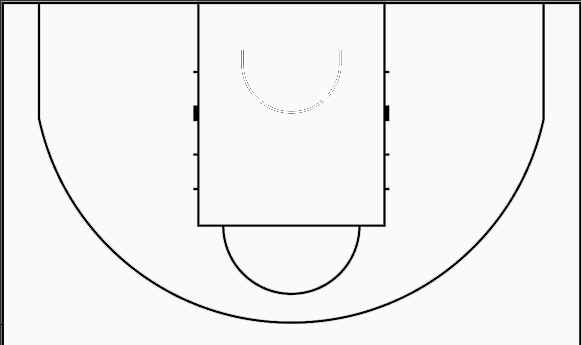
#> input picture python/base/base_standard.png, 581 x 345 px, found by its file name
$ python draw_circle_on_image.py
#> lines starting #> are read from the running program, lines starting #| are printed output that depends on the picture; after the words box and inside, x2 and y2 are one past the last pixel; in counts of white or black regions, pixels touching at a corner belong together
#> in main, image is the input picture: shape (345, 581, 3); min 0, max 255, mean 240.2
import argparse
import os

import cv2


def draw_circle(image, center_norm, radius):
#> called with center_norm = (0.5, 0.195), radius = 255
    height, width = image.shape[:2]
#> height = 345; width = 581
    center_x = int(round(center_norm[0] * width))
#> center_x = 290
    center_y = int(round(center_norm[1] * height))
#> center_y = 67
    radius_px = radius

    canvas = image.copy()
    cv2.circle(canvas, (center_x, center_y), radius_px, (0, 0, 255), 2, cv2.LINE_AA)
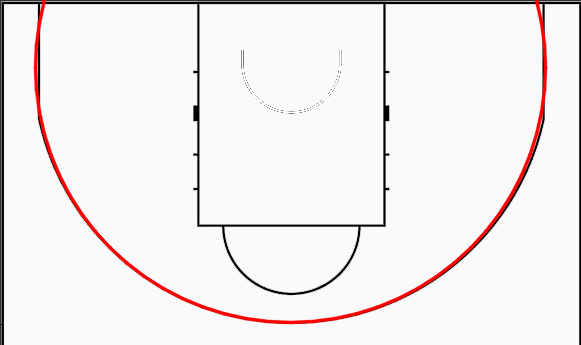
#> canvas: shape (345, 581, 3); 2.24% of pixels changed, all inside (x1, y1, x2, y2) = (33, 0, 548, 325)
    cv2.circle(canvas, (center_x, center_y), 3, (0, 255, 0), -1, cv2.LINE_AA)
#> canvas: shape (345, 581, 3); 0.03% of pixels changed, all inside (x1, y1, x2, y2) = (286, 63, 295, 72)
    return canvas, (center_x, center_y), radius_px


def main():
    parser = argparse.ArgumentParser(description="Draw a circle on an image using normalized coordinates.")
    parser.add_argument("--image", default=os.path.join("python", "base", "base_standard.png"), help="Input image path")
    parser.add_argument("--output", default=os.path.join("python", "base", "base_standard_circle.png"), help="Output image path")
    parser.add_argument("--cx", type=float, default=0.50, help="Normalized circle center x")
    parser.add_argument("--cy", type=float, default=0.195, help="Normalized circle center y")
    parser.add_argument("--radius", type=float, default=255, help="Normalized circle radius")
    args = parser.parse_args()

    image = cv2.imread(args.image)
    if image is None:
        raise FileNotFoundError(f"Unable to read image: {args.image}")

    drawn, center_px, radius_px = draw_circle(image, (args.cx, args.cy), args.radius)
#> center_px = (290, 67); radius_px = 255
    ok = cv2.imwrite(args.output, drawn)
    if not ok:
        raise RuntimeError(f"Unable to write image: {args.output}")

    print(f"image: {args.image}")
    print(f"output: {args.output}")
    print(f"center_norm: ({args.cx:.3f}, {args.cy:.3f})")
    print(f"radius_norm: {args.radius:.3f}")
    print(f"center_px: {center_px}")
#| center_px: (290, 67)
    print(f"radius_px: {radius_px}")
#| radius_px: 255


if __name__ == "__main__":
    main()

$ run again, with python/base/base_highschool.png copied over python/base/base_standard.png
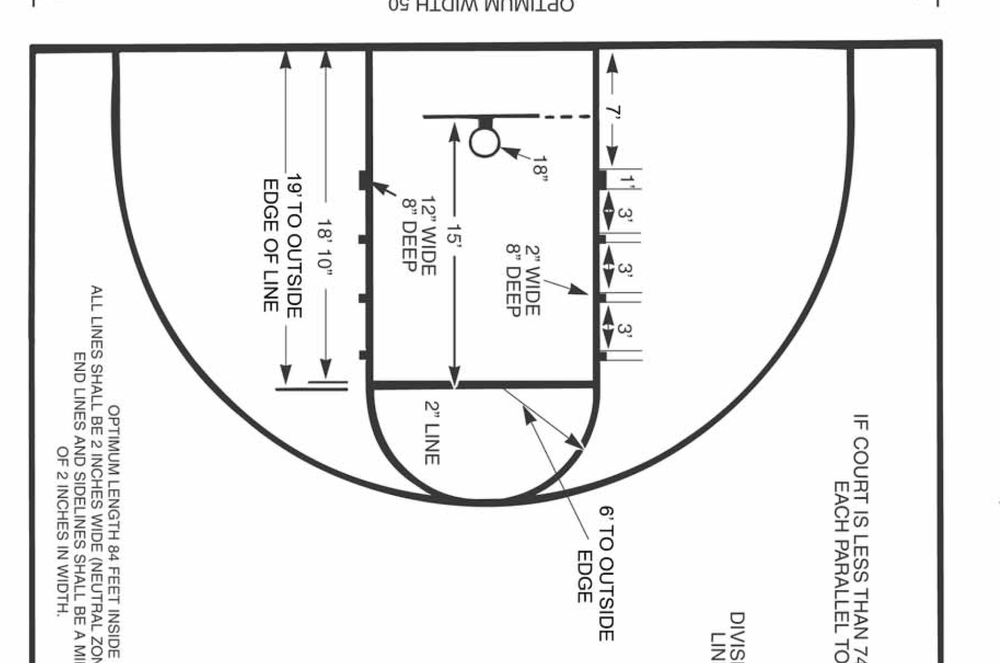
#> input picture python/base/base_highschool.png, 1000 x 663 px, shrunk from 1732 x 1148 before the run, found by its file name
#> in main, image is the input picture: shape (663, 1000, 3); min 0, max 255, mean 238.5
#> in draw_circle, `cv2.circle(canvas, (center_x, center_y), radius_px, (0, 0, 255), 2, cv..`:
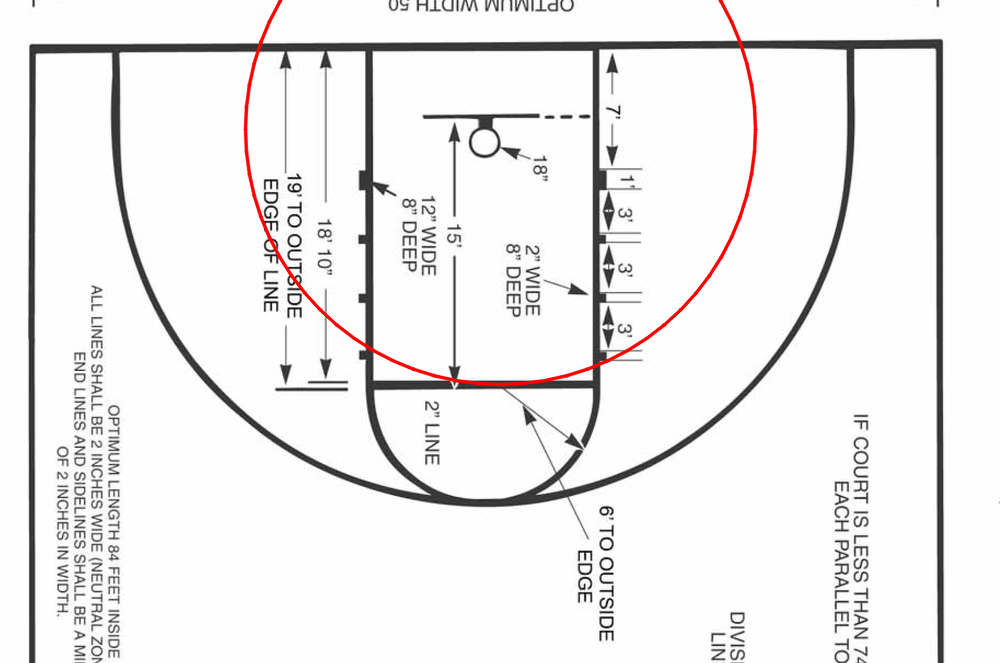
#> canvas: shape (663, 1000, 3); 0.78% of pixels changed, all inside (x1, y1, x2, y2) = (243, 0, 758, 387)
#> center_px = (500, 129); radius_px = 255
#| center_px: (500, 129)
#| radius_px: 255
